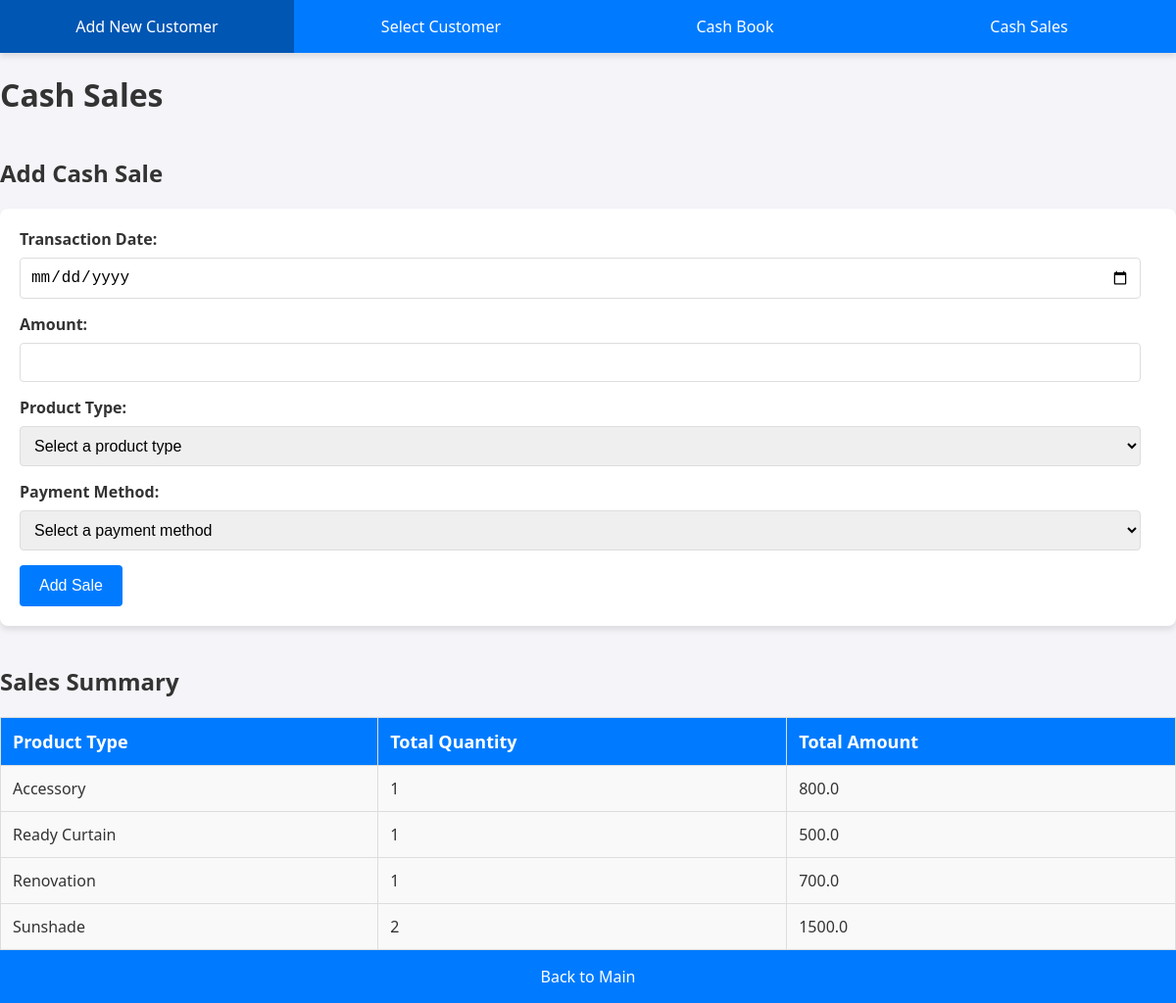
/cash_sales, run on the app's committed database.
### tables this page shows
CREATE TABLE cash_sales (
            id INTEGER PRIMARY KEY AUTOINCREMENT,
            transaction_date DATE NOT NULL,
            product_type TEXT NOT NULL,
            amount REAL NOT NULL,
            payment_method TEXT NOT NULL
        );

### app.py (the view, shortened to what this page needs)
@app.route('/cash_sales', methods=['GET', 'POST'])
def cash_sales():
    conn = get_db_connection()
    summary_rows = conn.execute('''
        SELECT product_type, COUNT(*) AS total_quantity, SUM(amount) AS total_amount
        FROM cash_sales
        GROUP BY product_type
    ''').fetchall()
    conn.close()
    return render_template('cash_sales.html', summary_data=summary_rows)

### app.py (called while the page is built)
def get_db_connection():
    conn = sqlite3.connect('debt_book.db')
    conn.row_factory = sqlite3.Row
    return conn

### templates/cash_sales.html (shortened to what this page needs)
<!DOCTYPE html>
<html lang="en">
<head>
      <link rel="stylesheet" href="{{ url_for('static', filename='style.css') }}">
</head>
<body>
    <nav>
        <ul>
            <li><a href="{{ url_for('add_customer') }}">Add New Customer</a></li>
            <li><a href="{{ url_for('index') }}">Select Customer</a></li>
            <li><a href="{{ url_for('cash_book') }}">Cash Book</a></li>
            <li><a href="{{ url_for('cash_sales') }}">Cash Sales</a></li>
        </ul>
    </nav>
    <h1>Cash Sales</h1>
    <h2>Add Cash Sale</h2>
    <form action="{{ url_for('cash_sales') }}" method="post">
        <label for="transactionDate">Transaction Date:</label>
        <input type="date" id="transactionDate" name="transactionDate" required>
        <label for="amount">Amount:</label>
        <input type="number" id="amount" name="amount" step="0.01" required>
        <label for="productType">Product Type:</label>
        <select id="productType" name="productType" required>
            <option value="">Select a product type</option>
        </select>
        <label for="paymentMethod">Payment Method:</label>
        <select id="paymentMethod" name="paymentMethod" required>
            <option value="">Select a payment method</option>
        </select>
        <button type="submit">Add Sale</button>
    </form>
    <h2>Sales Summary</h2>
    <table>
        <thead>
            <tr>
                <th>Product Type</th>
                <th>Total Quantity</th>
                <th>Total Amount</th>
            </tr>
        </thead>
        <tbody>
            {% for row in summary_data %}
            <tr>
                <td>{{ row['product_type'] }}</td>
                <td>{{ row['total_quantity'] }}</td>
                <td>{{ row['total_amount'] }}</td>
            </tr>
            {% endfor %}
        </tbody>
    </table>
    <a href="{{ url_for('index') }}">Back to Main</a>
</body>
</html>

### static/style.css (style rules this page uses)
body { font-family: 'Segoe UI', Tahoma, Geneva, Verdana, sans-serif; margin: 0; padding: 0; background-color: #f4f4f9; color: #333; display: flex; flex-direction: column; }
nav { background-color: #007BFF; overflow: hidden; box-shadow: 0 4px 6px rgba(0, 0, 0, 0.1); }
ul { list-style-type: none; margin: 0; padding: 0; display: flex; }
li { flex: 1; }
a { display: block; color: white; text-align: center; padding: 16px 20px; text-decoration: none; font-size: 16px; background-color: #007bff; }
form { margin-bottom: 20px; background-color: #fff; padding: 20px; border-radius: 8px; box-shadow: 0 4px 6px rgba(0, 0, 0, 0.1); }
label { display: block; margin-bottom: 8px; font-weight: bold; }
input, select { width: calc(100% - 16px); padding: 10px; margin-bottom: 15px; border-radius: 4px; border: 1px solid #ddd; box-sizing: border-box; font-size: 16px; }
table { width: 100%; border-collapse: collapse; background-color: #fff; border-radius: 8px; box-shadow: 0 4px 6px rgba(0, 0, 0, 0.1); }
table, th, td { border: 1px solid #ddd; }
th, td { padding: 12px; text-align: left; }
th { background-color: #007BFF; color: white; font-size: 18px; }
td { background-color: #f9f9f9; }
button { padding: 12px 20px; background-color: #007BFF; color: white; border: none; border-radius: 4px; cursor: pointer; font-size: 16px; transition: background-color 0.3s ease; }

### data on the page
cash_sales: product_type "Accessory", total_quantity "1", total_amount "800.0"
cash_sales: product_type "Ready Curtain", total_quantity "1", total_amount "500.0"
cash_sales: product_type "Renovation", total_quantity "1", total_amount "700.0"

### other printed values
{{ row['product_type'] }} "Sunshade"
{{ row['total_quantity'] }} "2"
{{ row['total_amount'] }} "1500.0"
